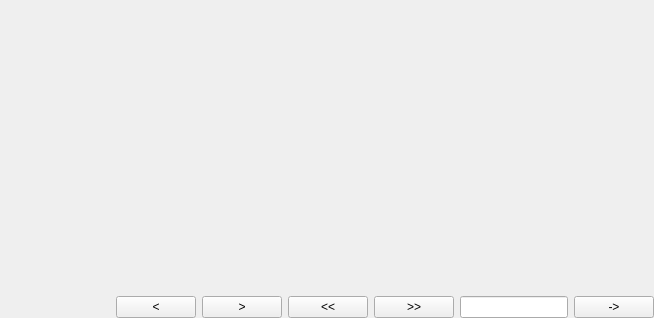
<?xml version="1.0" encoding="UTF-8"?>
<ui version="4.0">
 <class>HNSampleMutiPageWidget</class>
 <widget class="QWidget" name="HNSampleMutiPageWidget">
  <property name="geometry">
   <rect>
    <x>0</x>
    <y>0</y>
    <width>654</width>
    <height>318</height>
   </rect>
  </property>
  <property name="windowTitle">
   <string>Form</string>
  </property>
  <layout class="QVBoxLayout" name="verticalLayout">
   <property name="leftMargin">
    <number>0</number>
   </property>
   <property name="topMargin">
    <number>0</number>
   </property>
   <property name="rightMargin">
    <number>0</number>
   </property>
   <property name="bottomMargin">
    <number>0</number>
   </property>
   <item>
    <widget class="QStackedWidget" name="stWidgetPage"/>
   </item>
   <item>
    <layout class="QHBoxLayout" name="horizontalLayout">
     <item>
      <spacer name="horizontalSpacer">
       <property name="orientation">
        <enum>Qt::Horizontal</enum>
       </property>
       <property name="sizeHint" stdset="0">
        <size>
         <width>40</width>
         <height>20</height>
        </size>
       </property>
      </spacer>
     </item>
     <item>
      <widget class="QLabel" name="lbPos">
       <property name="text">
        <string/>
       </property>
      </widget>
     </item>
     <item>
      <widget class="QPushButton" name="btnLeft">
       <property name="text">
        <string>&lt;</string>
       </property>
      </widget>
     </item>
     <item>
      <widget class="QPushButton" name="btnRight">
       <property name="text">
        <string>&gt;</string>
       </property>
      </widget>
     </item>
     <item>
      <widget class="QPushButton" name="btnLeftHead">
       <property name="text">
        <string>&lt;&lt;</string>
       </property>
      </widget>
     </item>
     <item>
      <widget class="QPushButton" name="btnRightHead">
       <property name="text">
        <string>&gt;&gt;</string>
       </property>
      </widget>
     </item>
     <item>
      <widget class="QLineEdit" name="leNum"/>
     </item>
     <item>
      <widget class="QPushButton" name="btnJump">
       <property name="text">
        <string>-&gt;</string>
       </property>
      </widget>
     </item>
    </layout>
   </item>
  </layout>
 </widget>
 <resources/>
 <connections/>
</ui>
